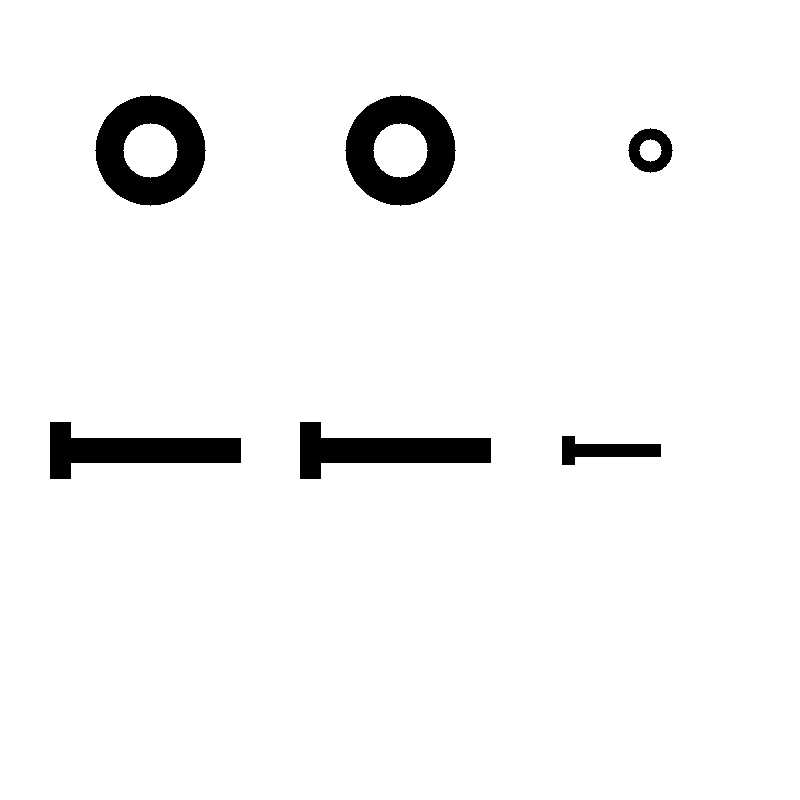
#> input picture desafios/demo_esteira.png, 800 x 800 px
$ python -i desafio01_controle_qualidade.py   (imports and definitions only)
#> lines starting #> are read from the running program, lines starting #| are printed output that depends on the picture; after the words box and inside, x2 and y2 are one past the last pixel; in counts of white or black regions, pixels touching at a corner belong together
#> further down, picture is the input picture: shape (800, 800, 3); values 30 (black) and 255 (white), 95.6% white; 6 black regions, box (x1, y1, x2, y2) and area: (95, 95, 206, 206) 7188, (345, 95, 456, 206) 7188, (50, 422, 241, 479) 5447, (300, 422, 491, 479) 5447, (562, 436, 661, 465) 1495, (628, 128, 673, 173) 1140

import sys

import cv2
import numpy as np

# ---------------- Parâmetros ajustáveis ----------------
AREA_MINIMA = 150            # abaixo disso é ruído, não objeto
LIMIAR_ASPECTO_PARAFUSO = 1.8   # razão de aspecto (lado maior / lado menor)
LIMIAR_COMPACIDADE_PORCA = 0.70  # compacidade mínima para ser "porca"
FATOR_DEFEITO = 0.60         # área < 60% da média da classe => DEFEITUOSO


# [16 lines left out: function gerar_imagem_demo, not called in this run]


def segmentar(img):
    """Limiarização de Otsu invertida + morfologia."""
    cinza = cv2.cvtColor(img, cv2.COLOR_BGR2GRAY)
    suave = cv2.GaussianBlur(cinza, (5, 5), 0)
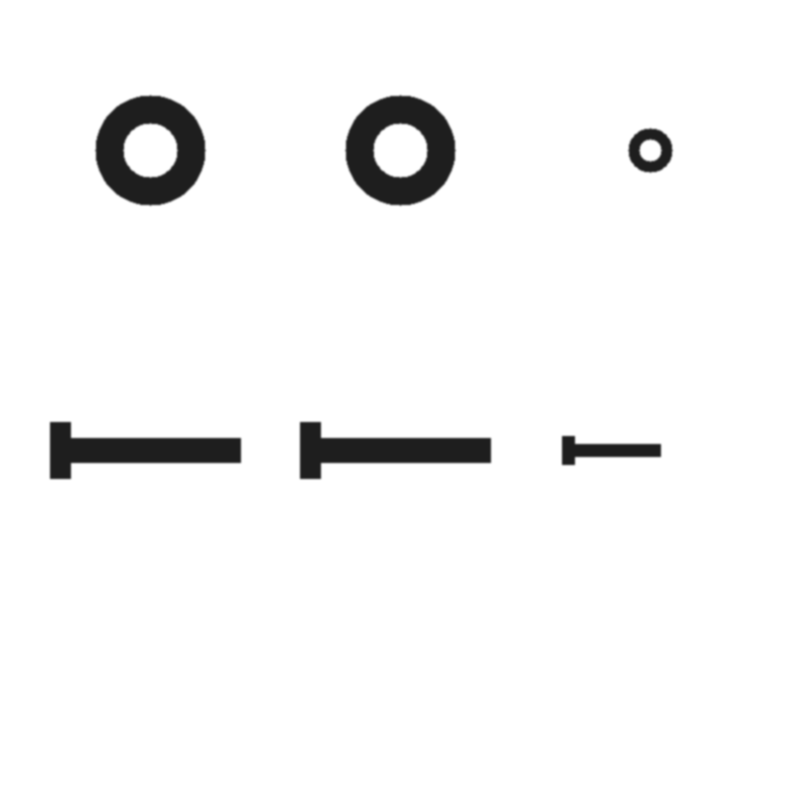
#> suave: shape (800, 800); min 30, max 255, mean 245.2
    # Objetos escuros sobre fundo claro -> INV deixa o objeto branco (255)
    _, binaria = cv2.threshold(suave, 0, 255, cv2.THRESH_BINARY_INV + cv2.THRESH_OTSU)
#> binaria: shape (800, 800); 4.4% white; 6 white regions, box (x1, y1, x2, y2) and area: (96, 96, 205, 205) 7188, (346, 96, 455, 205) 7188, (50, 422, 241, 479) 5443, (300, 422, 491, 479) 5443, (562, 436, 661, 465) 1491, (629, 129, 672, 172) 1140
    kernel = np.ones((5, 5), np.uint8)
    binaria = cv2.morphologyEx(binaria, cv2.MORPH_OPEN, kernel, iterations=1)   # remove ruído
    binaria = cv2.morphologyEx(binaria, cv2.MORPH_CLOSE, kernel, iterations=2)  # fecha buracos
    return binaria


# [79 lines left out: functions extrair_atributos, classificar, main, not called in this run]


# [2 lines not run here, left out]

>>> import cv2
>>> picture = cv2.imread('demo_esteira.png')
>>> result = segmentar(picture)
